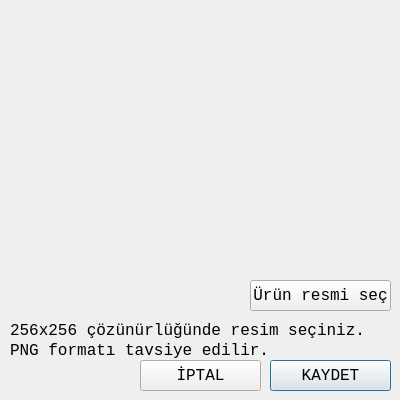
<?xml version="1.0" encoding="UTF-8"?>
<ui version="4.0">
 <class>ResimEkleDialog</class>
 <widget class="QDialog" name="ResimEkleDialog">
  <property name="geometry">
   <rect>
    <x>0</x>
    <y>0</y>
    <width>400</width>
    <height>400</height>
   </rect>
  </property>
  <property name="minimumSize">
   <size>
    <width>400</width>
    <height>400</height>
   </size>
  </property>
  <property name="maximumSize">
   <size>
    <width>400</width>
    <height>400</height>
   </size>
  </property>
  <property name="font">
   <font>
    <family>Monospace</family>
    <pointsize>12</pointsize>
   </font>
  </property>
  <property name="windowTitle">
   <string>Resim Ekle</string>
  </property>
  <widget class="QLabel" name="label">
   <property name="geometry">
    <rect>
     <x>70</x>
     <y>10</y>
     <width>256</width>
     <height>256</height>
    </rect>
   </property>
   <property name="text">
    <string/>
   </property>
   <property name="pixmap">
    <pixmap resource="images.qrc">:/images/ui/box.png</pixmap>
   </property>
   <property name="scaledContents">
    <bool>true</bool>
   </property>
   <property name="alignment">
    <set>Qt::AlignCenter</set>
   </property>
  </widget>
  <widget class="QLabel" name="label_2">
   <property name="geometry">
    <rect>
     <x>10</x>
     <y>320</y>
     <width>381</width>
     <height>21</height>
    </rect>
   </property>
   <property name="text">
    <string>256x256 çözünürlüğünde resim seçiniz.</string>
   </property>
  </widget>
  <widget class="QPushButton" name="kaydetpushButton">
   <property name="geometry">
    <rect>
     <x>270</x>
     <y>360</y>
     <width>121</width>
     <height>31</height>
    </rect>
   </property>
   <property name="text">
    <string>KAYDET</string>
   </property>
   <property name="icon">
    <iconset resource="images.qrc">
     <normaloff>:/images/ui/check.png</normaloff>:/images/ui/check.png</iconset>
   </property>
   <property name="iconSize">
    <size>
     <width>24</width>
     <height>24</height>
    </size>
   </property>
  </widget>
  <widget class="QPushButton" name="iptalpushButton">
   <property name="geometry">
    <rect>
     <x>140</x>
     <y>360</y>
     <width>121</width>
     <height>31</height>
    </rect>
   </property>
   <property name="text">
    <string>İPTAL</string>
   </property>
   <property name="icon">
    <iconset resource="images.qrc">
     <normaloff>:/images/ui/remove.png</normaloff>:/images/ui/remove.png</iconset>
   </property>
   <property name="iconSize">
    <size>
     <width>24</width>
     <height>24</height>
    </size>
   </property>
  </widget>
  <widget class="QLabel" name="label_3">
   <property name="geometry">
    <rect>
     <x>10</x>
     <y>340</y>
     <width>381</width>
     <height>21</height>
    </rect>
   </property>
   <property name="text">
    <string>PNG formatı tavsiye edilir.</string>
   </property>
  </widget>
  <widget class="QPushButton" name="secpushButton">
   <property name="geometry">
    <rect>
     <x>250</x>
     <y>280</y>
     <width>141</width>
     <height>31</height>
    </rect>
   </property>
   <property name="text">
    <string>Ürün resmi seç</string>
   </property>
  </widget>
 </widget>
 <resources>
  <include location="images.qrc"/>
 </resources>
 <connections/>
</ui>
